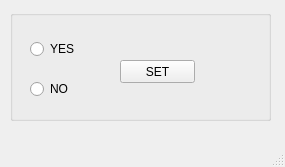
<?xml version="1.0" encoding="UTF-8"?>
<ui version="4.0">
 <class>MainWindow</class>
 <widget class="QMainWindow" name="MainWindow">
  <property name="geometry">
   <rect>
    <x>0</x>
    <y>0</y>
    <width>285</width>
    <height>167</height>
   </rect>
  </property>
  <property name="windowTitle">
   <string>MainWindow</string>
  </property>
  <widget class="QWidget" name="centralwidget">
   <widget class="QGroupBox" name="groupBox">
    <property name="geometry">
     <rect>
      <x>10</x>
      <y>10</y>
      <width>261</width>
      <height>111</height>
     </rect>
    </property>
    <property name="title">
     <string/>
    </property>
    <widget class="QRadioButton" name="rbtnYes">
     <property name="geometry">
      <rect>
       <x>20</x>
       <y>30</y>
       <width>83</width>
       <height>18</height>
      </rect>
     </property>
     <property name="text">
      <string>YES</string>
     </property>
    </widget>
    <widget class="QRadioButton" name="rdbtNo">
     <property name="geometry">
      <rect>
       <x>20</x>
       <y>70</y>
       <width>83</width>
       <height>18</height>
      </rect>
     </property>
     <property name="text">
      <string>NO</string>
     </property>
    </widget>
    <widget class="QPushButton" name="pbtSet">
     <property name="geometry">
      <rect>
       <x>110</x>
       <y>50</y>
       <width>75</width>
       <height>23</height>
      </rect>
     </property>
     <property name="text">
      <string>SET</string>
     </property>
    </widget>
   </widget>
  </widget>
  <widget class="QMenuBar" name="menubar">
   <property name="geometry">
    <rect>
     <x>0</x>
     <y>0</y>
     <width>285</width>
     <height>22</height>
    </rect>
   </property>
  </widget>
  <widget class="QStatusBar" name="statusbar"/>
 </widget>
 <resources/>
 <connections/>
</ui>
